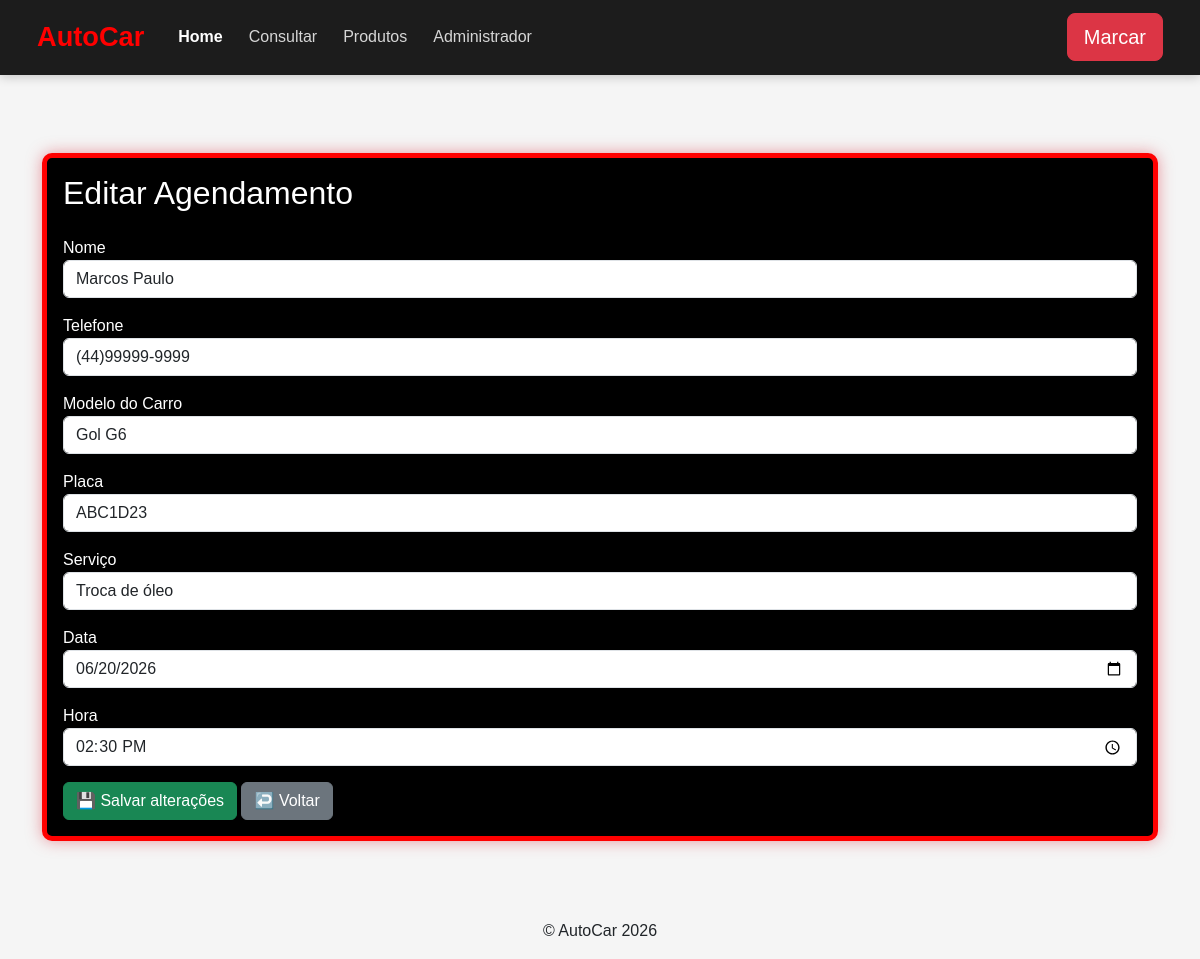
/editar_agendamento.php?id=1, run on the app's committed database.
### tables this page shows
CREATE TABLE `agendamentos` (
  `id` int(11) NOT NULL,
  `nome_cliente` varchar(100) NOT NULL,
  `telefone` varchar(20) DEFAULT NULL,
  `modelo_carro` varchar(100) DEFAULT NULL,
  `placa` varchar(10) DEFAULT NULL,
  `servico_id` int(11) DEFAULT NULL,
  `data_agendamento` date DEFAULT NULL,
  `hora_agendamento` time DEFAULT NULL
);

CREATE TABLE `servicos` (
  `id` int(11) NOT NULL,
  `nome` varchar(100) DEFAULT NULL,
  `descricao` text DEFAULT NULL,
  `preco` decimal(10,2) DEFAULT NULL
);

### editar_agendamento.php (the view, shortened to what this page needs)
<?php
include 'conexao.php';
include 'header.php';
$id = (int) $_GET["id"];
$sql = "SELECT
            id,
            nome_cliente,
            telefone,
            modelo_carro,
            placa,
            servico_id,
            data_agendamento,
            hora_agendamento
        FROM agendamentos
        WHERE id = ?";
$stmt = $conn->prepare($sql);
$stmt->bind_param("i", $id);
$stmt->execute();
$resultado = $stmt->get_result();
$agendamento = $resultado->fetch_assoc();
?>
<div class="container mt-5">
    <div class="card">
        <div class="card-body">
            <h2 class="mb-4">
                Editar Agendamento
            </h2>
            <form method="POST" action="agendar.php">
                <div class="mb-3">
                    <label>Nome</label>
                    <input
                        type="text"
                        name="nome"
                        class="form-control"
                        value="<?= htmlspecialchars($agendamento["nome_cliente"]) ?>"
                        required
                    >
                </div>
                <div class="mb-3">
                    <label>Telefone</label>
                    <input
                        type="text"
                        name="telefone"
                        class="form-control"
                        value="<?= htmlspecialchars($agendamento["telefone"]) ?>"
                        required
                    >
                </div>
                <div class="mb-3">
                    <label>Modelo do Carro</label>
                    <input
                        type="text"
                        name="carro"
                        class="form-control"
                        value="<?= htmlspecialchars($agendamento["modelo_carro"]) ?>"
                        required
                    >
                </div>
                <div class="mb-3">
                    <label>Placa</label>
                    <input
                        type="text"
                        name="placa"
                        class="form-control"
                        value="<?= htmlspecialchars($agendamento["placa"]) ?>"
                        required
                    >
                </div>
                <div class="mb-3">
                    <label>Serviço</label>
                    <select
                        name="servico"
                        class="form-control"
                        required
                    >
                        <?php
                        $sqlServicos = "SELECT id, nome FROM servicos ORDER BY nome";
                        $resultadoServicos = $conn->query($sqlServicos);
                        while ($servico = $resultadoServicos->fetch_assoc()):
                        ?>
                            <option
                                value="<?= $servico["id"] ?>"
                                <?= $servico["id"] == $agendamento["servico_id"] ? "selected" : "" ?>
                            >
                                <?= htmlspecialchars($servico["nome"]) ?>
                            </option>
                        <?php endwhile; ?>
                    </select>
                </div>
                <div class="mb-3">
                    <label>Data</label>
                    <input
                        type="date"
                        name="data"
                        class="form-control"
                        value="<?= $agendamento["data_agendamento"] ?>"
                        required
                    >
                </div>
                <div class="mb-3">
                    <label>Hora</label>
                    <input
                        type="time"
                        name="hora"
                        class="form-control"
                        value="<?= $agendamento["hora_agendamento"] ?>"
                        required
                    >
                </div>
                <button
                    type="submit"
                    class="btn btn-success"
                >
                    💾 Salvar alterações
                </button>
                <a
                    href="agendar.php"
                    class="btn btn-secondary"
                >
                    ↩️ Voltar
                </a>
            </form>
        </div>
    </div>
</div>
<?php include 'footer.php'; ?>

### style.css (style rules this page uses)
body { background-color: #f5f5f5; font-family: Arial, Helvetica, sans-serif; }
.card { background-color: #000; color: white; border: 5px solid red; border-radius: 10px; box-shadow: 0 0 15px rgba(220, 53, 69, 0.5); }
.card h2 { color: white; }

### data on the page
agendamentos: nome "Marcos Paulo", telefone "(44)99999-9999", carro "Gol G6", placa "ABC1D23", servico "Troca de óleo", data "06/20/2026", hora "14:30:00"
